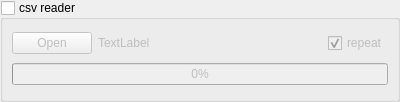
<?xml version="1.0" encoding="UTF-8"?>
<ui version="4.0">
 <class>QCsvReaderWidget</class>
 <widget class="QWidget" name="QCsvReaderWidget">
  <property name="geometry">
   <rect>
    <x>0</x>
    <y>0</y>
    <width>400</width>
    <height>102</height>
   </rect>
  </property>
  <property name="sizePolicy">
   <sizepolicy hsizetype="Preferred" vsizetype="Preferred">
    <horstretch>0</horstretch>
    <verstretch>0</verstretch>
   </sizepolicy>
  </property>
  <property name="windowTitle">
   <string>Form</string>
  </property>
  <layout class="QVBoxLayout" name="verticalLayout">
   <property name="leftMargin">
    <number>0</number>
   </property>
   <property name="topMargin">
    <number>0</number>
   </property>
   <property name="rightMargin">
    <number>0</number>
   </property>
   <property name="bottomMargin">
    <number>0</number>
   </property>
   <item>
    <widget class="QGroupBox" name="groupBox">
     <property name="title">
      <string>csv reader</string>
     </property>
     <property name="flat">
      <bool>false</bool>
     </property>
     <property name="checkable">
      <bool>true</bool>
     </property>
     <property name="checked">
      <bool>false</bool>
     </property>
     <layout class="QVBoxLayout" name="verticalLayout_2">
      <item>
       <layout class="QHBoxLayout" name="horizontalLayout">
        <item>
         <widget class="QPushButton" name="pushButton">
          <property name="maximumSize">
           <size>
            <width>80</width>
            <height>16777215</height>
           </size>
          </property>
          <property name="text">
           <string>Open</string>
          </property>
         </widget>
        </item>
        <item>
         <widget class="QLabel" name="label">
          <property name="sizePolicy">
           <sizepolicy hsizetype="Expanding" vsizetype="Minimum">
            <horstretch>0</horstretch>
            <verstretch>0</verstretch>
           </sizepolicy>
          </property>
          <property name="text">
           <string>TextLabel</string>
          </property>
         </widget>
        </item>
        <item>
         <widget class="QCheckBox" name="repeat">
          <property name="sizePolicy">
           <sizepolicy hsizetype="Minimum" vsizetype="Fixed">
            <horstretch>0</horstretch>
            <verstretch>0</verstretch>
           </sizepolicy>
          </property>
          <property name="text">
           <string>repeat</string>
          </property>
          <property name="checked">
           <bool>true</bool>
          </property>
         </widget>
        </item>
       </layout>
      </item>
      <item>
       <widget class="QProgressBar" name="progressBar">
        <property name="value">
         <number>0</number>
        </property>
       </widget>
      </item>
     </layout>
    </widget>
   </item>
  </layout>
 </widget>
 <resources/>
 <connections/>
</ui>
